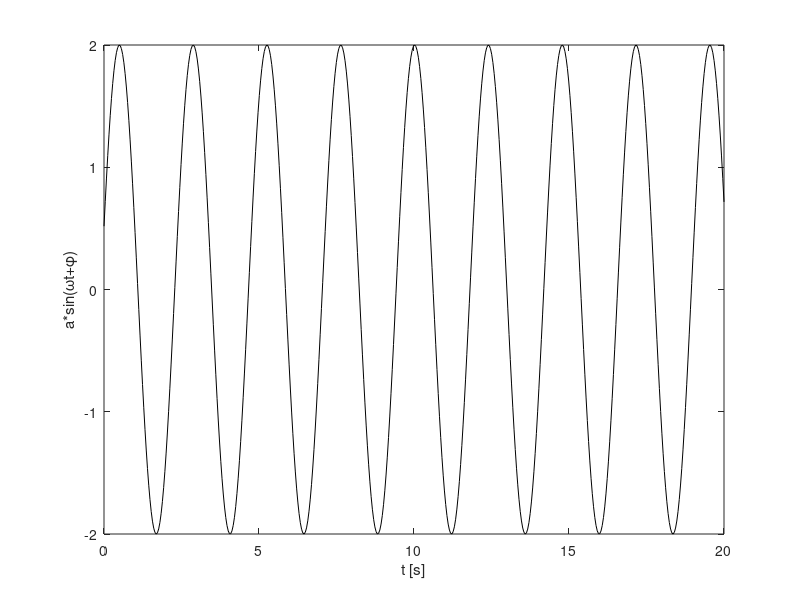

The MATLAB script that drew this image: (Note: this script raises an error after producing the figure.)
real_frequency = .42;         % Hz
real_phase     = deg2rad(15); % radians
real_amplitude = 2;           % <scalar>

T_start        = 0;           % seconds
T_end          = 20;          % seconds
N_samples      = 500;        % <number of samples>

% generate the time vector
time_vector = linspace(T_start, T_end, N_samples);
T = time_vector(2) - time_vector(1);
 
% generate the data vector
real_omega = 2*pi*real_frequency;
real_data = real_amplitude*sin(real_omega*time_vector+real_phase);

% generate the output buffers
observed_data = nan(1, N_samples);
estimated_output = nan(1, N_samples);
estimated_state = nan(3, N_samples);

% plot the real data
close all;
plot(time_vector, real_data, 'k');
xlabel('t [s]');
ylabel('a*sin(\omegat+\phi)');

% "it it is easier to approximate
%  a probability distribution than it is to approximate
%  an arbitrary nonlinear function or transformation"
% J. K. Uhlmann, �Simultaneous map building and localization for
% real time applications,� transfer thesis, Univ. Oxford, Oxford, U.K.,
% 1994.

kappa = 1;
alpha = 1;
beta = 2;

% set initial state estimate
x = [
     0;   % angle [rad]    
     2*pi*.5;  % angular velocity
     1];   % amplitude [<scalar>]
 
% set initial state covariance
P = 100*diag(ones(size(x)));
 
% define additive state covariance prediction noise
Q = 1e-1 * ...
    [(2*pi*deg2rad(1)*T) 0  0;        % angle
     0  (2*pi*deg2rad(1)) 0;          % angular velocity
     0  0  .001];                      % amplitude


% define additive measurement covariance prediction noise
z_sigma = 0.25;
R = z_sigma*1e-2;

% simulate
h = waitbar(0, 'Simulating ...');
for i=1:N_samples;
        
    % define the nonlinear state transition function
    state_transition_fun = @(x) [x(1) + x(2)*T;
                                 x(2); 
                                 x(3)];

	% constraint function
    constraints = @(x) [max(0, x(1));
                        max(0, min(x(2), 5*2*pi));  % between 0 .. 5 Hz
                        max(0.5, x(3))];
                             
    % define the nonlinear observation function
    observation_fun = @(x) x(3)*sin(x(1));
   
    % time update - propagate state
    [x_prior, P_prior, X, Xwm, Xwc] = unscented(state_transition_fun, ...
                                                x, P, ...
                                                'n_out', numel(diag(P)), ...
                                                'alpha', alpha, ...
                                                'beta', beta, ...
                                                'kappa', kappa, ...
                                                'constraint', constraints);

    % "enforce" symmetry
    % P_prior = (.5*P_prior) + (.5*P_prior');
                                            
    % add prediction noise
    P_prior = P_prior + Q;
        
    % predict observations using the a-priori state
    % Note that the weights calculated by this function are the very
    % same as calculated above since we're still operating on 
    % the state vector (i.e. dimensionality didn't change).
    [z_estimate, S_estimate, Z] = unscented(observation_fun, ...
                                            x_prior, P_prior, ...
                                            'n_out', numel(diag(R)), ...
                                      	    'alpha', alpha, ...
                                            'beta', beta, ...
                                            'kappa', kappa);
    
    if mod(i,floor(10*rand(1))) ~= 0
        % pass variables around
        estimated_output(i) = z_estimate(1);
        x = x_prior;
        P = P_prior;
    else
        % add measurement noise
        S_estimate = S_estimate + R;

        % calculate state-observation cross-covariance
        Pxy = zeros(numel(x), numel(z_estimate));
        for j=1:numel(Xwc)
            Pxy = Pxy + Xwc(j)*(X(:,j)-x_prior)*(Z(:,j)-z_estimate)';
        end

        % calculate Kalman gain
        K = Pxy/S_estimate; % note the inversion of S!

        % obtain observation
        z_error = z_sigma*randn(1);
        z = real_data(i) + z_error;

        % measurement update
        x_posterior = x_prior + K*(z - z_estimate);
        P_posterior = P_prior - K*S_estimate*K';

        % pass variables around
        z_posterior = observation_fun(x_posterior);
        estimated_output(i) = z_posterior(1);
        observed_data(i) = z(1);
        x = x_posterior;
        P = P_posterior;
        
        % clean up
        clearvars P_posterior x_posterior z_error z K Pxy j z_posterior;
    end

    % clean up
    clearvars P_prior x_prior X Xwm Xwc z_estimate S_estimate Z ...
              constraints observation_fun state_transition_fun;
    
    % store estimated state
    estimated_state(:,i) = x;
    
    % update the progress bar
    waitbar(i / N_samples, h);
    
end

% remove the progress bar
delete(h); 

% plot the estimated data
hold all;
valid = ~isnan(estimated_output);
plot(time_vector(valid), estimated_output(valid), 'r', 'LineWidth', 1);
plot(time_vector, observed_data, 'm+');
legend('signal', 'estimated signal', 'observations', 'Location', 'NorthEast');

% plot the state estimate
figure;
subplot(3,1,1);
T = time_vector(2)-time_vector(1);
plot(time_vector, cumsum(ones(1,N_samples)*2*pi*real_frequency*T), 'k'); hold on;
plot(time_vector, estimated_state(1,:), 'r');
xlabel('t [s]');
ylabel('\phi [rad]');

subplot(3,1,2);
plot(time_vector, ones(1,N_samples)*real_frequency, 'k'); hold on;
plot(time_vector, estimated_state(2,:)/2/pi, 'r');
xlabel('t [s]');
ylabel('f [Hz]');

subplot(3,1,3);
plot(time_vector, ones(1,N_samples)*real_amplitude, 'k'); hold on;
plot(time_vector, estimated_state(3,:), 'r');
xlabel('t [s]');
ylabel('amplitude');

% clean up
clearvars h i valid;
